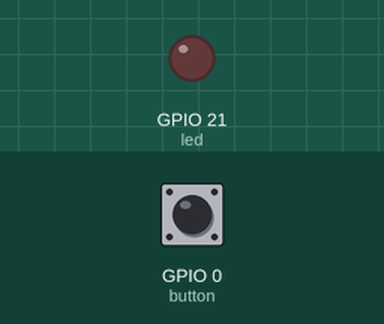
The sketch below on a simulated ESP32. On the bench: output pins drawn as LEDs (lit = HIGH). The inputs (shaded band) are chosen by the test bench; at power-on: GPIO 0 (button) HIGH.

Above: at 1.2 s.
1.3 s: GPIO 0 (button) pulled LOW for 0.15 s
At 1.37 s:
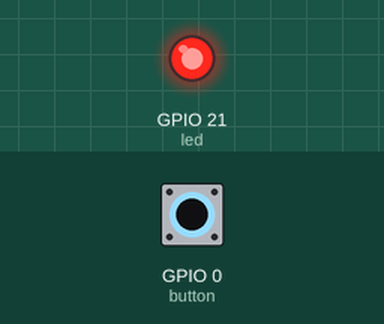
2.9 s: GPIO 0 (button) pulled LOW for 3.2 s
At 6.4 s:
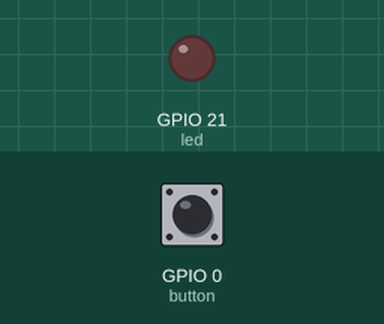
Timing chart, 0 to 7.9 s (numbered marks = the images above; inputs shaded):
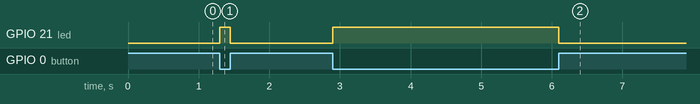

Measured:
- after the input at 1.3 s, GPIO 21 (led): LOW → HIGH at once, → LOW 0.15 s later
- after the input at 2.9 s, GPIO 21 (led): LOW → HIGH at once, → LOW 3.2 s later

The sketch:

sketch.ino
```cpp
#define led 21
#define button 0

void setup() {
  pinMode(led, OUTPUT);             //Modo de saída
  pinMode(button, INPUT_PULLUP);    //Modo de inputar e voltar(ação do pressionar).
}

void loop() {
  if(digitalRead(button) == LOW) {  //Se a leitura do botão for LOW.
  digitalWrite(led, HIGH);         //Se estiver pressionado o LED assiona.
  }
  else {
    digitalWrite(led, LOW);       // Se não estiver pressionado, LED desliga.
  }
}
```
